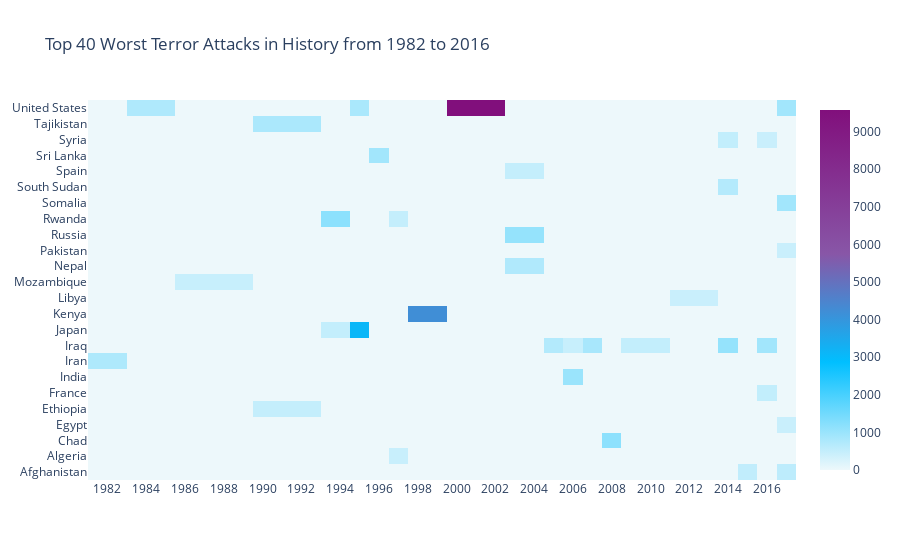

Here is the notebook cell this chart was saved with:
### Code cell
py.init_notebook_mode(connected=True)

colorscale = [[0, '#edf8fb'], [.3, '#00BFFF'], [.6, '#8856a7' ], [1, '#810f7c']]
heatmap = go.Heatmap(z = heat.values, x = heat.columns, y = heat.index, colorscale= colorscale)
data = [heatmap]
layout = go. Layout(
    title='Top 40 Worst Terror Attacks in History from 1982 to 2016',
    xaxis = dict(ticks='', nticks=20),
    yaxis = dict(ticks=''))
fig = go.Figure(data=data, layout=layout)
py.iplot(fig, filename='heatmap', show_link=False)

### Figure 1 — Plotly figure (JSON) as saved in the notebook; plotly's stock layout.template omitted (floating-point values rounded to 4 significant figures; data arrays with more than 128 entries replaced by an {"elided": "..."} marker saying what was removed)
{"data": [{"colorscale": [[0, "#edf8fb"], [0.3, "#00BFFF"], [0.6, "#8856a7"], [1, "#810f7c"]], "type": "heatmap", "x": [1982, 1984, 1987, 1992, 1994, 1995, 1996, 1997, 1998, 2001, 2004, 2005, 2006, 2007, 2008, 2009, 2013, 2014, 2015, 2016, 2017], "y": ["Afghanistan", "Algeria", "Chad", "Egypt", "Ethiopia", "France", "India", "Iran", "Iraq", "Japan", "Kenya", "Libya", "Mozambique", "Nepal", "Pakistan", "Russia", "Rwanda", "Somalia", "South Sudan", "Spain", "Sri Lanka", "Syria", "Tajikistan", "United States"], "z": {"elided": "24x21 float values"}}], "layout": {"title": {"text": "Top 40 Worst Terror Attacks in History from 1982 to 2016"}, "xaxis": {"nticks": 20, "ticks": ""}, "yaxis": {"ticks": ""}}}
